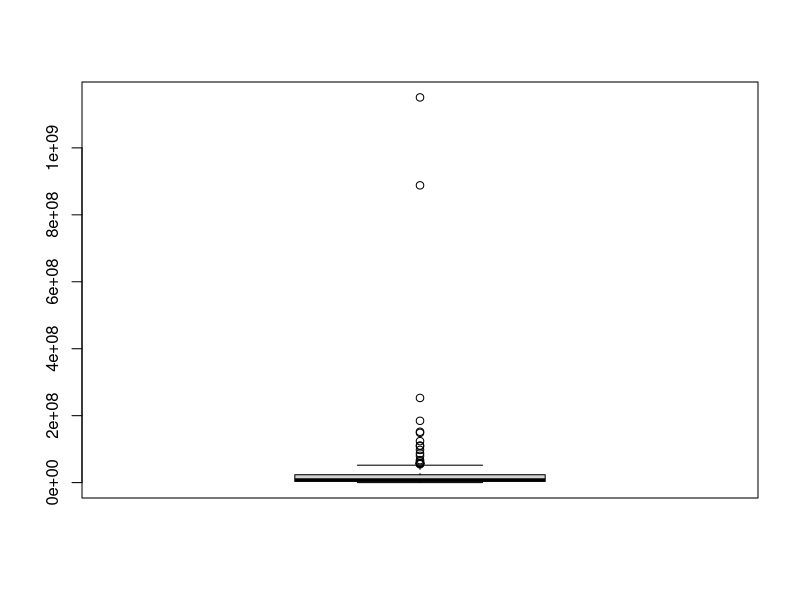
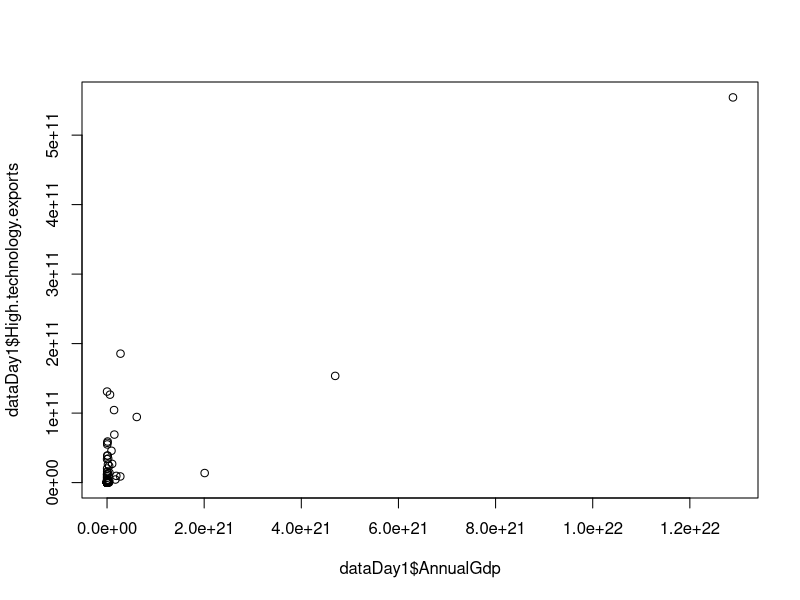

Write the R code that produced these figures, in order.
###### Task 1.7 ######

A <- sample(-10:10,1)
B <- sample(-10:10,1)
C <- sample(-10:10,1)

answer1_7 <- ((A > 0) & (B <= 0) & (C <= 0)) | ((A <= 0) & (B > 0) & (C <= 0)) | ((A <= 0) & (B <= 0) & (C > 0))



###### Task 2 ######

#7
setwd("d:/DataScienceCourse/data-science-univer/datasets/day1")
dataDay1 <- read.csv("DataDay1.csv", sep = ";", dec = ",")


head(dataDay1)
tail(dataDay1)

#8 
dataDay1$ISO <- NULL # Remove ISO column
dataDay1$AnnualGdp <- dataDay1$GDP.per.capita * dataDay1$Population # Add 'annual GDP' column

########## Replace Na's with zeroes ###########
length(dataDay1$Country[is.na(dataDay1$Hospital.beds)]) > 0 # Check that column 'Hospital.beds' contains NA's
dataDay1$Hospital.beds[is.na(dataDay1$Hospital.beds)] <- 0  # Replace NA's in 'Hospital.beds' column with zeroes
length(dataDay1$Country[is.na(dataDay1$Hospital.beds)]) > 0 # Check that no NA's left in 'Hospital.beds' after the replacement

length(dataDay1$Country[is.na(dataDay1$High.technology.exports)]) > 0 # Same for 'High tech. export column'
dataDay1$High.technology.exports[is.na(dataDay1$High.technology.exports)] <- 0
length(dataDay1$Country[is.na(dataDay1$High.technology.exports)]) > 0
###############################################

#9 
# All summaries
summary(dataDay1$Conflicts.intencity)
summary(dataDay1$Hospital.beds)
summary(dataDay1$High.technology.exports)
summary(dataDay1$GDP.per.capita)
summary(dataDay1$Population)
summary(dataDay1$AnnualGdp)

boxplot(dataDay1$GDP.per.capita)

#10
plot(dataDay1$AnnualGdp, dataDay1$High.technology.exports)
